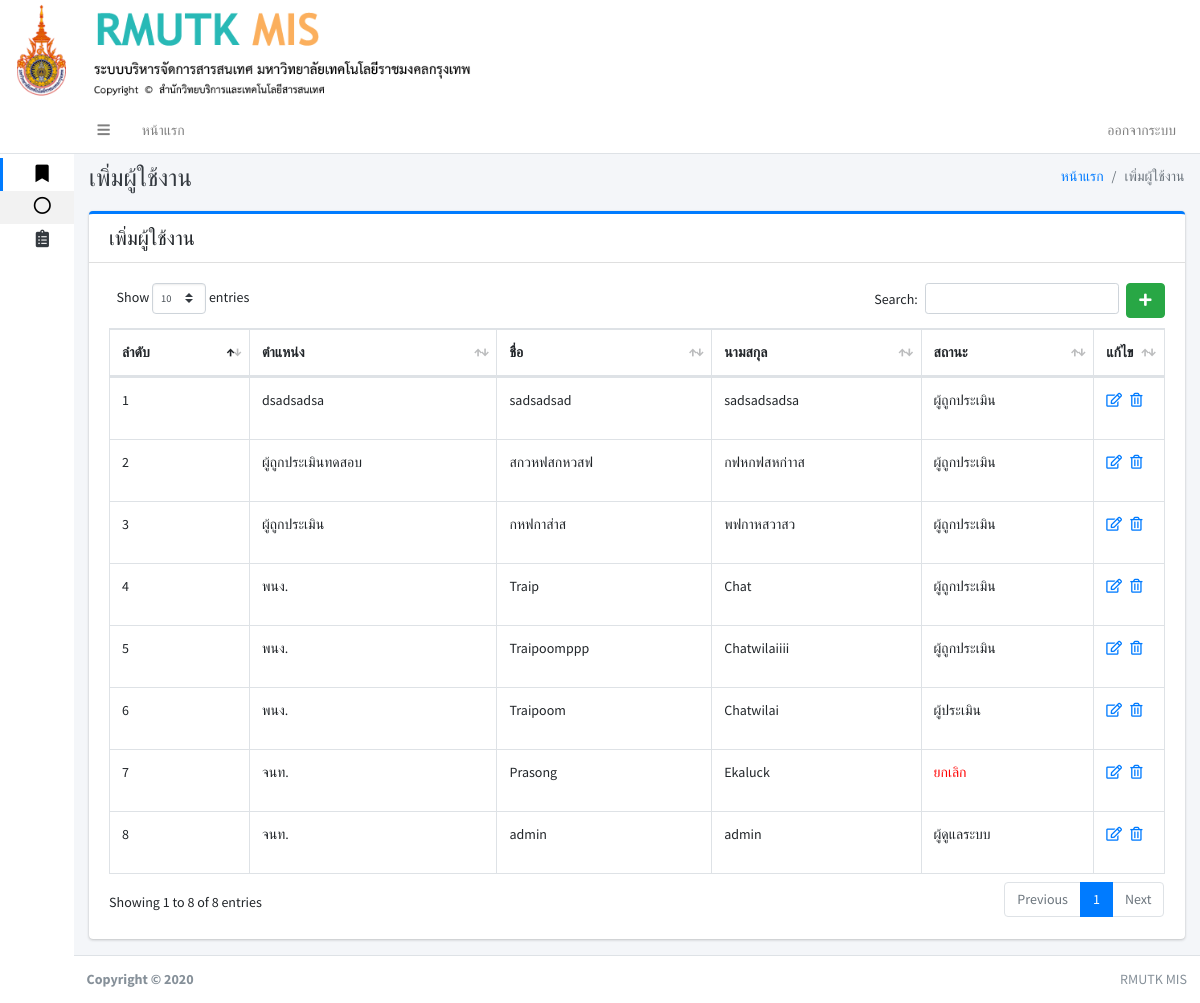
The app's page /index.php?pa8 (signed in), older data.
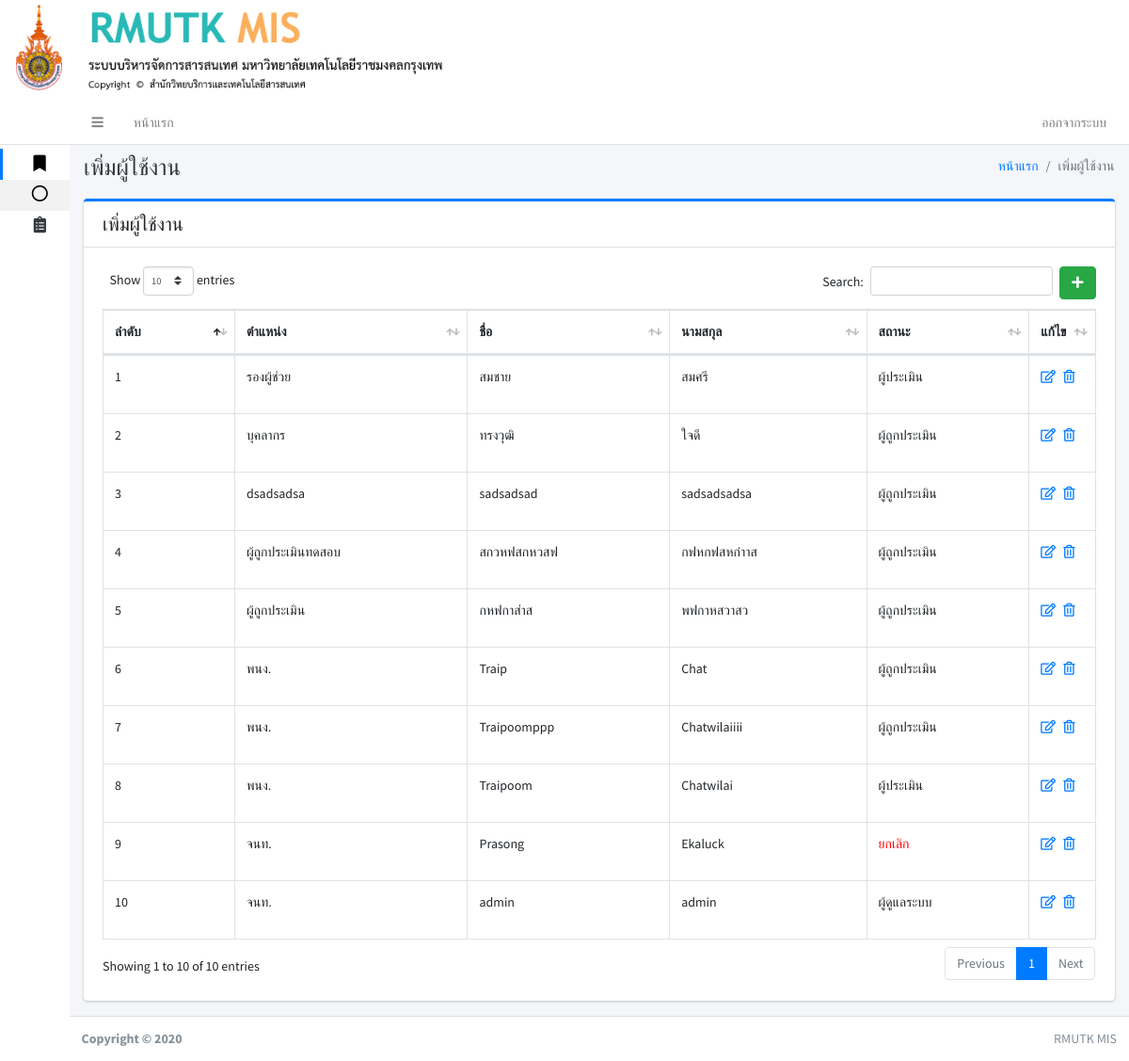
The same page, newer data.
### tables this page shows
CREATE TABLE `user` (
  `user_id` int(11) NOT NULL,
  `first_name` varchar(150) NOT NULL,
  `last_name` varchar(150) NOT NULL,
  `username` varchar(150) NOT NULL,
  `password` varchar(150) NOT NULL,
  `user_tumn` varchar(250) NOT NULL,
  `user_status` int(11) NOT NULL
);

### page/pa8_user.php (the view, shortened to what this page needs)
<div class="content-header">
    <div class="container-fluid">
        <div class="row mb-2">
            <div class="col-sm-6">
                <h1 class="m-0 text-dark">เพิ่มผู้ใช้งาน</h1>
            </div>
            <div class="col-sm-6">
                <ol class="breadcrumb float-sm-right">
                    <li class="breadcrumb-item"><a href="#">หน้าแรก</a></li>
                    <li class="breadcrumb-item active">เพิ่มผู้ใช้งาน</li>
                </ol>
            </div>
        </div>
    </div>
</div>
<div class="content">
    <div class="container-fluid">
        <div class="row">
            <div class="col-lg-12">
                <div class="card card-primary card-outline ">
                    <div class="card-header noprint">
                        <h5 class="m-0">เพิ่มผู้ใช้งาน</h5>
                    </div>
                    <div class="card-body">
                        <?php if (isset($_GET['add'])||isset($_GET['edit_user'])): ?>
                        <?php else: ?>
                        <a href="./index.php?pa8&add" class="btn btn-success float-right"><i
                                class="fas fa-plus"></i></a>
                        <?php endif ?>
                        <?php if (isset($_GET['add'])): ?>
                        <form role="form" action="page/pa8_user_db.php" method="post">
                            <div class="row">
                                <div class="col-sm-3">
                                    <div class="form-group">
                                        <label>ตำแหน่ง</label>
                                        <input type="text" name="user_tumn" class="form-control"
                                            placeholder="Enter ...">
                                    </div>
                                </div>
                                <div class="col-sm-4">
                                    <div class="form-group">
                                        <label>ชื่อ</label>
                                        <input type="text" name="first_name" class="form-control"
                                            placeholder="Enter ...">
                                    </div>
                                </div>
                                <div class="col-sm-4">
                                    <div class="form-group">
                                        <label>นามสกุล</label>
                                        <input type="text" name="last_name" class="form-control"
                                            placeholder="Enter ...">
                                    </div>
                                </div>
                                <div class="col-sm-3">
                                    <div class="form-group">
                                        <label>Username</label>
                                        <input type="text" name="username" class="form-control"
                                            placeholder="Enter ...">
                                    </div>
                                </div>
                                <div class="col-sm-4">
                                    <div class="form-group">
                                        <label>Password</label>
                                        <input type="password" name="password" class="form-control"
                                            placeholder="Enter ...">
                                    </div>
                                </div>
                                <div class="col-sm-4">
                                    <div class="form-group">
                                        <label>สถานะ</label>
                                        <select class="custom-select" name="user_status">
                                            <option selected>เลือกสถานะ</option>
                                            <option value="1">ผู้ดูแลระบบ</option>
                                            <option value="2">ผู้ประเมิน</option>
                                            <option value="0">ผู้ถูกประเมิน</option>
                                        </select>
                                    </div>
                                </div>
                                <div class="card-footer">
                                    <button type="submit" class="btn btn-primary">Submit</button>
                                    <a type="submit" class="btn btn-danger" href="./index.php?pa8">cancel</a>
                                </div>
                            </div>
                            <input type="hidden" name="add_user">
                        </form>
                        <?php else: ?>
                        <?php
								include './conn.php';
								$sqlhuser=" SELECT * FROM user ORDER BY user_id desc ";
								$qryhuser = mysqli_query($conn,$sqlhuser);
								?>
                        <table id="example1" class="table table-bordered table-hover">
                            <thead>
                                <tr>
                                    <th>ลำดับ</th>
                                    <th>ตำแหน่ง</th>
                                    <th>ชื่อ</th>
                                    <th>นามสกุล</th>
                                    <th>สถานะ</th>
                                    <th>แก้ไข</th>
                                </tr>
                            </thead>
                            <tbody>
                                <?php
										$i = 1;
										while ($rowhuser = $qryhuser->fetch_array()) {
											$uid = $rowhuser['user_id'];
											?>
                                <tr>
                                    <td><?php echo $i; ?></td>
                                    <td><?php echo $rowhuser['user_tumn']; ?></td>
                                    <td><?php echo $rowhuser['first_name']; ?></td>
                                    <td><?php echo $rowhuser['last_name']; ?></td>
                                    <td>
                                        <?php if ($rowhuser['user_status'] == 1): ?>
                                        <p>ผู้ดูแลระบบ</p>
                                        <?php elseif ($rowhuser['user_status'] == 0): ?>
                                        <p>ผู้ถูกประเมิน</p>
                                        <?php elseif ($rowhuser['user_status'] == 2): ?>
                                        <p>ผู้ประเมิน</p>
                                        <?php elseif ($rowhuser['user_status'] == 3): ?>
                                        <p>
                                            <font color="red">ยกเลิก</font>
                                        </p>
                                        <?php endif ?>
                                    </td>
                                    <td width="10px">
                                        <?php if ($rowhuser['user_status'] == 3): ?>
                                        <a href="index.php?pa8&edit_user&user_id=<?php echo($uid) ?>"><i
                                                class="far fa-edit"></i></a>&nbsp;&nbsp;
                                        <a href="page/pa8_user_db.php?del_user&user_id=<?php echo($uid) ?>"><i
                                                class="far fa-trash-alt"></i></a>
                                        <?php else: ?>
                                        <a href="index.php?pa8&edit_user&user_id=<?php echo($uid) ?>"><i
                                                class="far fa-edit"></i></a>&nbsp;&nbsp;
                                        <a href="page/pa8_user_db.php?del_user&user_id=<?php echo($uid) ?>"><i
                                                class="far fa-trash-alt"></i></a>
                                        <?php endif ?>
                                    </td>
                                </tr>
                                <?php $i++; } ?>
                            </tbody>
                        </table>
                        <?php endif ?>
                    </div>
                </div>
            </div>
        </div>
    </div>
</div>

### index.php (shortened to what this page needs)
<!DOCTYPE html>
<html lang="en">
<head>
  <link rel="stylesheet" href="adminlte3/plugins/fontawesome-free/css/all.min.css">
  <link rel="stylesheet" href="adminlte3/plugins/datatables-bs4/css/dataTables.bootstrap4.css">
  <link rel="stylesheet" href="adminlte3/dist/css/adminlte.min.css">
  <link rel="stylesheet" href="adminlte3/plugins/summernote/summernote-bs4.css">
  <link rel="stylesheet" type="text/css" href="css/cuttom.css">
</head>
<body class="hold-transition sidebar-collapse sidebar-mini text-sm ">
  <?php include 'banner.php'; ?>
  <div class="wrapper">
    <?php
    include 'navbar.php';
    include 'sidebar.php';
    ?>
    <div class="content-wrapper">
      <?php
      if (isset($_GET['pa1'])) {
        include 'page/pa1.php';
      }elseif (isset($_GET['pa2'])) {
        include 'page/pa2.php';
      }elseif (isset($_GET['pa3'])) {
        include 'page/pa3.php';
      }elseif (isset($_GET['pa4'])) {
        include 'page/pa4.php';
      }elseif (isset($_GET['pa5'])) {
        include 'page/pa5.php';
      }elseif (isset($_GET['pa6'])) {
        include 'page/pa6.php';
      }elseif (isset($_GET['pa66'])) {
        include 'page/pa66.php';
      }elseif (isset($_GET['pa666'])) {
        include 'page/pa666.php';
      }elseif (isset($_GET['pa7'])) {
        include 'page/pa7_news.php';
      }elseif (isset($_GET['pa8'])) {
        include 'page/pa8_user.php';
      }elseif (isset($_GET['ph'])) {
        include 'page/ph.php';
      }elseif (isset($_GET['addtext'])) {
        include 'page/addtext.php';
      }elseif (isset($_GET['ph1'])) {
        include 'page/ph1.php';
      }else{
        include 'new.php';
      }
      ?>
    </div>
    <footer class="main-footer noprint">
      <div class="float-right d-none d-sm-inline">
        RMUTK MIS
      </div>
      <strong>Copyright &copy; 2020 </strong>
    </footer>
  </div>
</body>
</html>

### banner.php
<div class="row noprint">
<img src="img/logo.png" class="col-md-5 " >
</div>

### navbar.php (shortened to what this page needs)
<nav class="main-header navbar navbar-expand navbar-white navbar-light">
  <ul class="navbar-nav">
    <li class="nav-item">
      <a class="nav-link" data-widget="pushmenu" href="#"><i class="fas fa-bars"></i></a>
    </li>
    <li class="nav-item d-none d-sm-inline-block">
      <a href="index.php" class="nav-link">หน้าแรก</a>
    </li>
    </ul>
    <ul class="navbar-nav ml-auto">
      <li class="nav-item d-none d-sm-inline-block">
        <?php if (!isset($_SESSION["USERNAME"])):
          ?>
          <a href="./home" class="nav-link">เข้าสู่ระบบ</a>
          <?php else: ?>
            <a data-toggle="modal" data-target="#LogoutModal" class="nav-link">ออกจากระบบ</a>
          <?php endif ?>
        </li>
      </ul>
    </nav>

### sidebar.php (shortened to what this page needs)
<aside class="main-sidebar sidebar-light-primary">
  <a href="#" class="brand-link">
      <?php
      $status = "";
      if (isset($_SESSION["USERNAME"])){
        $user = $_SESSION["USERNAME"];
        include './conn.php';
        $sqlhusercc=" SELECT * FROM user WHERE username =".$user;
        $qryhusercc = mysqli_query($conn,$sqlhusercc);
        $rowhusercc = mysqli_fetch_assoc($qryhusercc);
        $status = $rowhusercc['user_status'];
        ?>
      <?php }else{ ?>
        &nbsp;
      <?php } ?>
  </a>
  <div class="sidebar text-xs">
    <nav class="mt-2">
      <ul class="nav nav-pills nav-sidebar nav-compact nav-child-indent nav-legacy flex-column" data-widget="treeview" role="menu" data-accordion="false">
         <li class="nav-item has-treeview menu-open">
          <a href="#" class="nav-link active">
            <i class="nav-icon fas fa-bookmark"></i>
          </a>
          <ul class="nav nav-treeview">
            <li class="nav-item">
              <a href="index.php" class="nav-link active">
                <i class="far fa-circle nav-icon"></i>
              </a>
            </li>
            </ul>
          </li>
            <?php if ($status == 1): ?>
              <li class="nav-item">
                <a href="#" class="nav-link">
                  <i class="nav-icon fas fa-clipboard-list"></i>
                </a>
              </li>
              <?php else: ?>
              <?php endif ?>
            </ul>
          </nav>
        </div>
      </aside>

Row changes from the older to the newer data that the page shows:
added user: user_tumn "รองผู้ช่วย", first_name "สมชาย", last_name "สมศรี", user_status "ผู้ประเมิน"
added user: user_tumn "บุคลากร", first_name "ทรงวุฒิ", last_name "ใจดี", user_status "ผู้ถูกประเมิน"
Text that changed along with them:
text written by a page script: "Show entries Search: Showing 1 to 8 of 8 entries Previous 1 Next" → "Show entries Search: Showing 1 to 10 of 10 entries Previous 1 Next"
